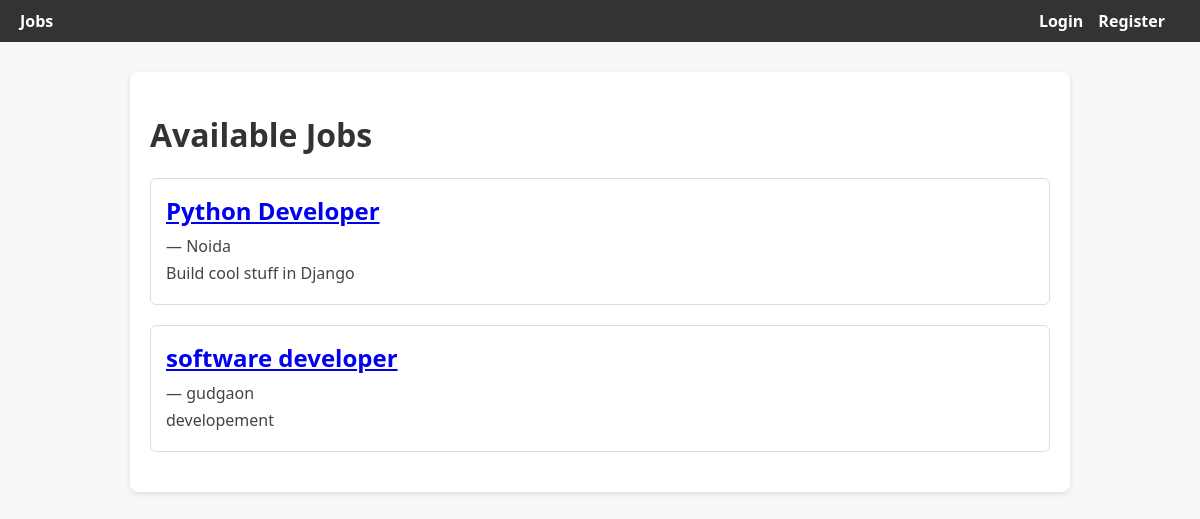
The page / on the database its author committed.
### core/models.py (models this page shows, shortened)
class Job(models.Model):
    JOB_TYPE = (
        ('Full Time', 'Full Time'),
        ('Part Time', 'Part Time'),
        ('Internship', 'Internship'),
    )
    title = models.CharField(max_length=100)
    company = models.CharField(max_length=100)
    description = models.TextField()
    location = models.CharField(max_length=100)
    job_type = models.CharField(max_length=20, choices=JOB_TYPE)
    posted_by = models.ForeignKey(User, on_delete=models.CASCADE)
    created_at = models.DateTimeField(auto_now_add=True)

### core/views.py (the view)
# urls.py: path('', views.job_list, name='job_list'),
def job_list(request):
    jobs = Job.objects.all()
    return render(request, 'core/job_list.html', {'jobs': jobs})

### core/templates/core/job_list.html
{% extends 'base.html' %}
{% block content %}
<h1>Available Jobs</h1>
{% for job in jobs %}
  <div class="job-box">
    <h2><a href="{% url 'job_detail' job.id %}">{{ job.title }}</a></h2>
    <p><strong>{{ job.company_name }}</strong> — {{ job.location }}</p>
    <p>{{ job.description|truncatewords:20 }}</p>
  </div>
{% empty %}
  <p>No jobs available at the moment.</p>
{% endfor %}
{% endblock %}

### core/templates/base.html (style rules this page uses)
body { font-family: 'Segoe UI', sans-serif; background-color: #f7f7f7; margin: 0; padding: 0; }
.job-box { border: 1px solid #ddd; border-radius: 6px; padding: 15px; margin-bottom: 20px; }
.job-box h2 { margin: 0 0 8px; color: #007bff; }
.job-box p { margin: 5px 0; color: #444; }
h1 { color: #333; }

### rows shown on the page
Job: title "Python Developer", location "Noida", description "Build cool stuff in Django"
Job: title "software developer", location "gudgaon", description "developement"
